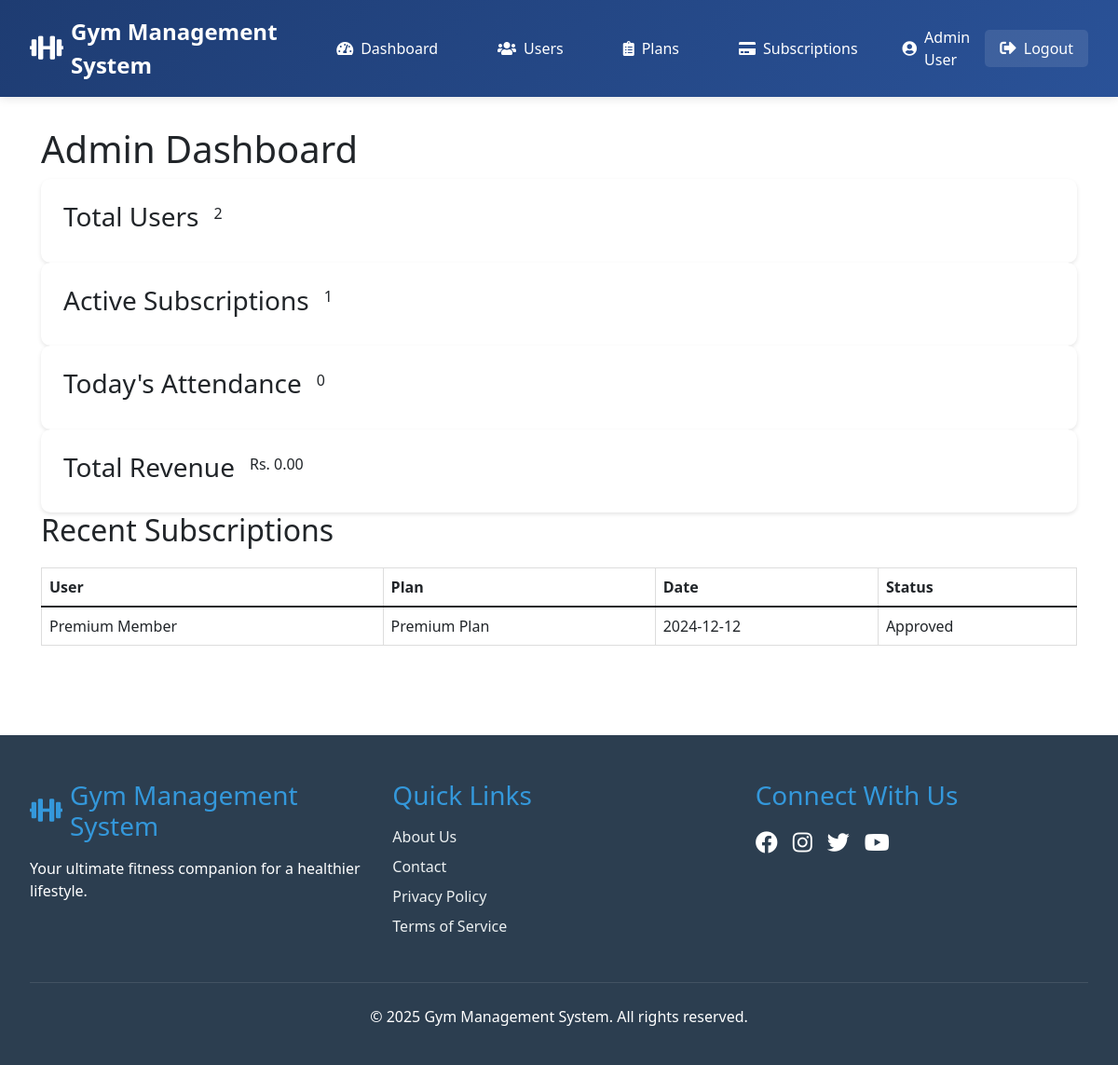
Page /admin/dashboard.php (signed in) on the committed database.
### tables this page shows
CREATE TABLE IF NOT EXISTS subscriptions (
    subscription_id INT AUTO_INCREMENT PRIMARY KEY,
    user_id INT NOT NULL,
    plan_id INT NOT NULL,
    subscription_date TIMESTAMP DEFAULT CURRENT_TIMESTAMP,
    payment_status ENUM('Pending', 'Paid', 'Approved', 'Rejected') DEFAULT 'Pending',
    payment_token VARCHAR(255) NULL,  
    payment_date DATETIME NULL,  
    approval_date TIMESTAMP NULL,
    admin_note TEXT NULL,
    FOREIGN KEY (user_id) REFERENCES users(user_id) ON DELETE CASCADE,
    FOREIGN KEY (plan_id) REFERENCES gym_plans(plan_id) ON DELETE CASCADE
);

CREATE TABLE IF NOT EXISTS users (
    user_id INT AUTO_INCREMENT PRIMARY KEY,
    full_name VARCHAR(100) NOT NULL,
    email VARCHAR(100) UNIQUE NOT NULL,
    password VARCHAR(255) NOT NULL,
    phone_number VARCHAR(15),
    registration_date TIMESTAMP DEFAULT CURRENT_TIMESTAMP,
    role ENUM('admin', 'user') DEFAULT 'user'
);

CREATE TABLE IF NOT EXISTS gym_plans (
    plan_id INT AUTO_INCREMENT PRIMARY KEY,
    plan_name VARCHAR(100) NOT NULL,
    plan_description TEXT,
    plan_price DECIMAL(10, 2) NOT NULL,
    plan_duration INT NOT NULL  
);

### admin/dashboard.php (the view, shortened to what this page needs)
<?php
require_once '../includes/header.php';
$stats = [
    'total_users' => mysqli_fetch_assoc(mysqli_query($con, "SELECT COUNT(*) as count FROM users WHERE role = 'user'"))['count'],
    'active_subscriptions' => mysqli_fetch_assoc(mysqli_query($con, "SELECT COUNT(*) as count FROM subscriptions WHERE payment_status = 'Approved'"))['count'],
    'today_attendance' => mysqli_fetch_assoc(mysqli_query($con, "SELECT COUNT(DISTINCT user_id) as count FROM attendance WHERE DATE(check_in_time) = CURDATE()"))['count'],
    'total_revenue' => mysqli_fetch_assoc(mysqli_query($con, "SELECT COALESCE(SUM(amount), 0) as total FROM payments"))['total']
];
$recent_subscriptions = mysqli_query($con, "
    SELECT s.*, u.full_name, g.plan_name,
           DATE(s.subscription_date) as formatted_date
    FROM subscriptions s
    JOIN users u ON s.user_id = u.user_id
    JOIN gym_plans g ON s.plan_id = g.plan_id
    ORDER BY s.subscription_date DESC LIMIT 5
");
?>
<div class="container">
    <h1>Admin Dashboard</h1>
    <div class="stats-cards">
        <div class="stat-card">
            <h3>Total Users</h3>
            <p><?php echo $stats['total_users']; ?></p>
        </div>
        <div class="stat-card">
            <h3>Active Subscriptions</h3>
            <p><?php echo $stats['active_subscriptions']; ?></p>
        </div>
        <div class="stat-card">
            <h3>Today's Attendance</h3>
            <p><?php echo $stats['today_attendance']; ?></p>
        </div>
        <div class="stat-card">
            <h3>Total Revenue</h3>
            <p>Rs. <?php echo number_format($stats['total_revenue'], 2); ?></p>
        </div>
    </div>
    <div class="recent-activities">
        <h2>Recent Subscriptions</h2>
        <table class="table">
            <thead>
                <tr>
                    <th>User</th>
                    <th>Plan</th>
                    <th>Date</th>
                    <th>Status</th>
                </tr>
            </thead>
            <tbody>
                <?php while ($sub = mysqli_fetch_assoc($recent_subscriptions)): ?>
                <tr>
                    <td><?php echo htmlspecialchars($sub['full_name']); ?></td>
                    <td><?php echo htmlspecialchars($sub['plan_name']); ?></td>
                    <td><?php echo htmlspecialchars($sub['formatted_date']); ?></td>
                    <td><?php echo htmlspecialchars($sub['payment_status']); ?></td>
                </tr>
                <?php endwhile; ?>
            </tbody>
        </table>
    </div>
</div>
<?php require_once '../includes/footer.php'; ?>

### assets/css/style.css (style rules this page uses)
* { margin: 0; padding: 0; box-sizing: border-box; }
body { font-family: 'Segoe UI', Tahoma, Geneva, Verdana, sans-serif; line-height: 1.6; background-color: #f5f5f5; min-height: 100vh; display: flex; flex-direction: column; }
.table { width: 100%; border-collapse: collapse; margin-top: 20px; }
.table th, .table td { padding: 12px; border: 1px solid #ddd; text-align: left; }

### assets/css/dashboard.css (style rules this page uses)
.stat-card { background: white; border-radius: 10px; padding: 1.5rem; box-shadow: 0 2px 4px rgba(0,0,0,0.1); display: flex; align-items: center; gap: 1rem; }

### rows in the picture
subscriptions: user.full_name "Premium Member", plan.plan_name "Premium Plan", formatted_date "2024-12-12", payment_status "Approved"

### other values in the picture
SITE_NAME "Gym Management System"
$_SESSION['full_name'] "Admin User"
$stats['total_users'] "2"
$stats['active_subscriptions'] "1"
$stats['today_attendance'] "0"
$stats['total_revenue'] "0.00"
